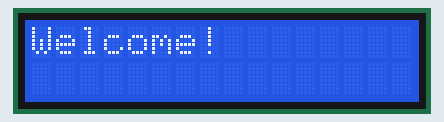
The sketch below on a simulated Arduino Uno, built with avr-gcc and run on an emulated ATmega328P. On the bench: 16×2 character LCD. Random numbers use the default seed unless the sketch sets one.

Above: at 0.1 s.
At 4.1 s:
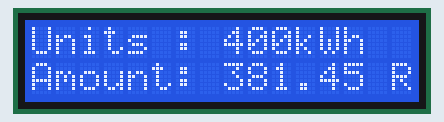

The sketch:

sketch_sep09a.ino
```cpp
#include <LiquidCrystal.h>

// initialize the library with the numbers of the interface pins
LiquidCrystal lcd(12, 11, 5, 4, 3, 2);

void setup() {
randomSeed(analogRead(0)); // seed random number generator

int time = random(3000, 5001); // get random number between 3000 and 5000 for the 3-5 seconds

// set up the LCD’s number of columns and rows:
lcd.begin(16, 2);
// Print a message to the LCD.
lcd.print("Welcome!");


delay(time); // wait for the 2 to 4 seconds

// set up the LCD’s number of columns and rows:
lcd.begin(16, 2);
// Print a message to the LCD.
lcd.print("Units : 400kWh ");
}

void loop() {
// set the cursor to column 0, line 1
// (note: line 1 is the second row, since counting begins with 0):
lcd.setCursor(0, 1);
// print a message to the lcd.
lcd.print("Amount: 381.45 RS ");
}
```
